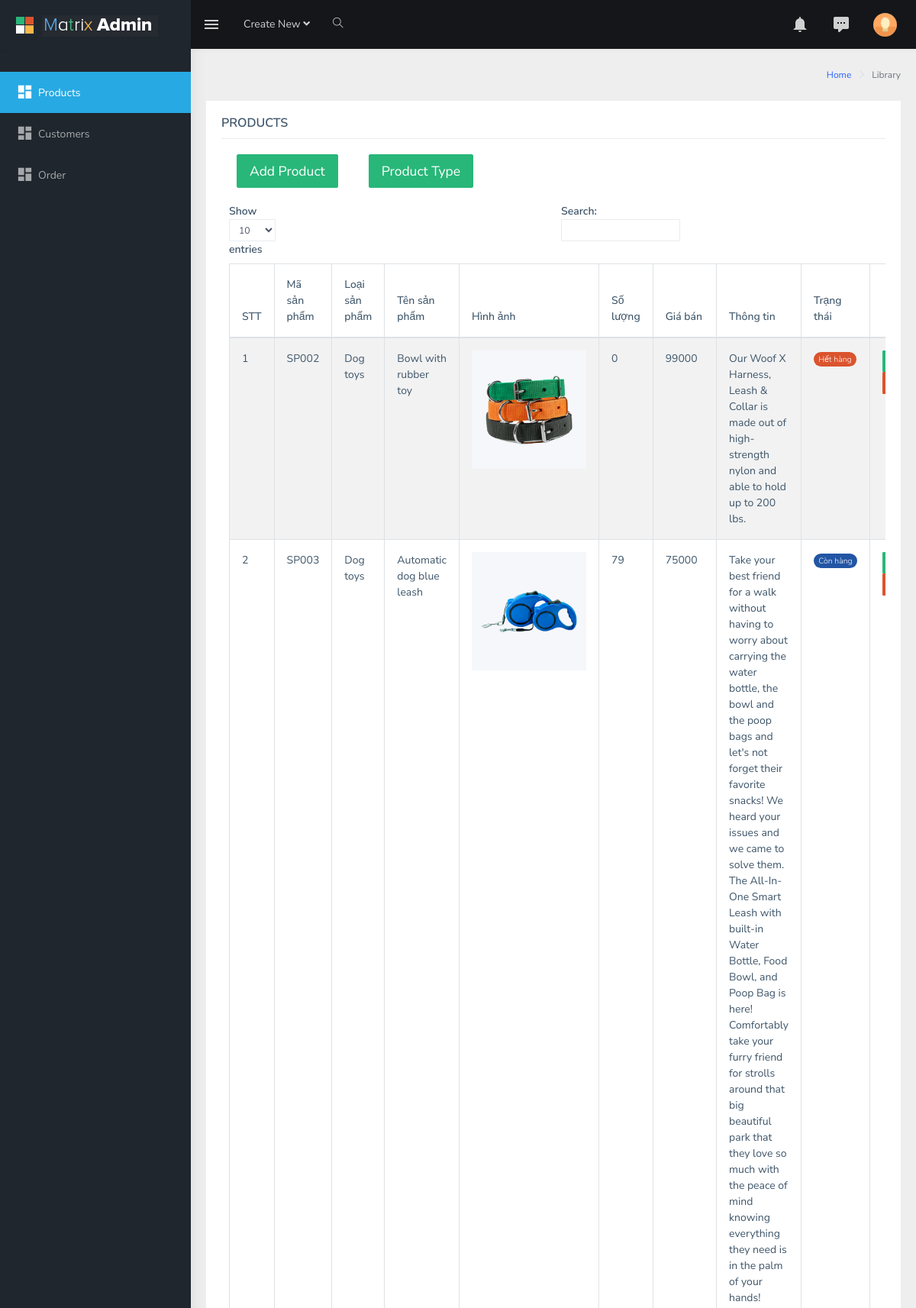
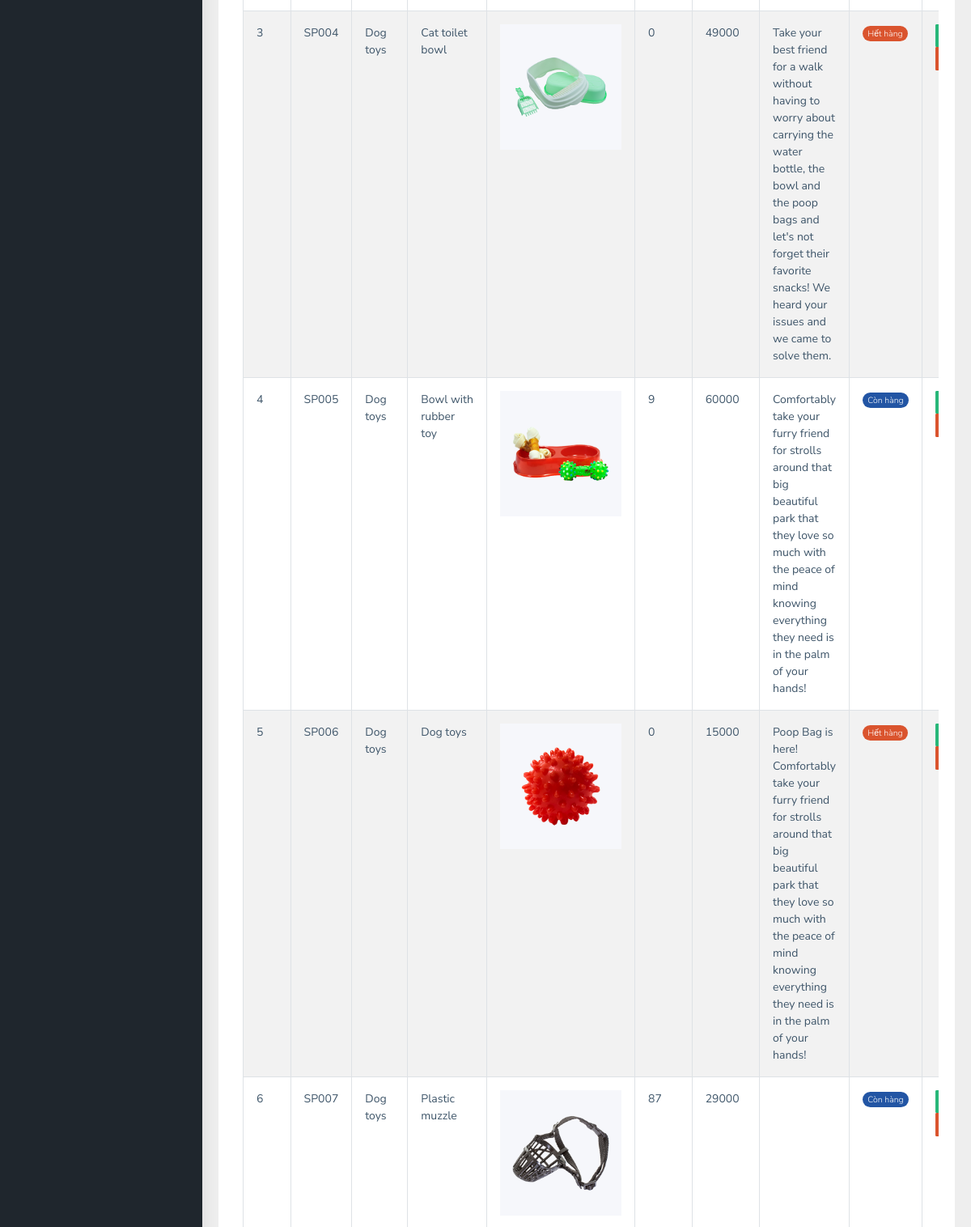
The app's page /admin/list_product.php (upper part) with its own data (2 pictures, top to bottom).
### tables this page shows
CREATE TABLE `san_pham` (
  `ma_sp` varchar(11) NOT NULL,
  `ma_loai_sp` varchar(11) NOT NULL,
  `ten_sp` varchar(50) NOT NULL,
  `hinh_anh` varchar(255) NOT NULL,
  `so_luong` int(11) DEFAULT 0,
  `gia_ban` int(11) DEFAULT 0,
  `thong_tin_them` varchar(500) NOT NULL,
  `trang_thai_sp` tinyint(2) NOT NULL DEFAULT 1
);

CREATE TABLE `loai_sp` (
  `ma_loai` varchar(11) NOT NULL,
  `ten_loai_sp` varchar(50) NOT NULL
);

### admin/controllers/c_product.php (called while the page is built, shortened)
<?php
include ("models/m_product.php");
class c_product{
    public function product() {
        $banner = new m_product();
        $product = $banner->select_product();
        include ("templates/layout.php");
    }
}
?>

### admin/list_product.php (called while the page is built)
<?php
include("controllers/c_product.php");
$product = new c_product();
$product->product();
?>

### admin/models/database.php (called while the page is built, shortened)
<?php
class database{
    protected $pdo = NULL;
    protected $sql = '';
    public function __construct() {
        try
        {
            $this->pdo = new PDO('mysql:host=localhost; dbname=shop_pet_php','root','');
            $this->pdo->query('set names "utf8"');
        }
        catch(PDOException $ex )
        {
            die($ex->getMessage());
        }
    }
    public function setQuery($sql) {
        $this->sql = $sql;
    }
    public function execute($options=array()) {
        $this->sta = $this->pdo->prepare($this->sql);
        $this->sta->execute();
        return $this->sta;
    }
    public function loadAllRows($options=array()) {
        if(!$options) {
            if(!$result = $this->execute())
                return false;
        }
        else {
            if(!$result = $this->execute($options))
                return false;
        }
        return $result->fetchAll(PDO::FETCH_OBJ);
    }
}
?>

### admin/models/m_product.php (called while the page is built, shortened)
<?php
require_once ("database.php");
class m_product extends database {
    public function select_product() {
        $sql = "select *
                from san_pham
                inner join loai_sp
                on san_pham.ma_loai_sp = loai_sp.ma_loai";
        return $this->loadAllRows();
    }
}
?>

### admin/views/product/v_product.php (the view, shortened to what this page needs)
<div class="page-wrapper">
    <div class="page-breadcrumb">
        <div class="row">
            <div class="col-12 d-flex no-block align-items-center">
                <div class="ml-auto text-right">
                    <nav aria-label="breadcrumb">
                        <ol class="breadcrumb">
                            <li class="breadcrumb-item"><a href="#">Home</a></li>
                            <li class="breadcrumb-item active" aria-current="page">Library</li>
                        </ol>
                    </nav>
                </div>
            </div>
        </div>
    </div>
    <div class="container-fluid">
        <div class="row">
            <div class="col-12">
                <div class="card">
                    <div class="card-body">
                        <h5 class="card-title">PRODUCTS</h5>
                        <div class="table-responsive">
                            <div class="border-top" style="display: flex;">
                                <div class="card-body" style="flex: 0;">
                                    <button type="button" class="btn btn-success btn-lg" onclick="window.location.href='add_product.php'">Add Product</button>
                                </div>
                                <div class="card-body" style="flex: 0;">
                                    <button type="button" class="btn btn-success btn-lg" onclick="window.location.href='type_product.php'">Product Type</button>
                                </div>
                            </div>
                            <table id="zero_config" class="table table-striped table-bordered">
                                <thead>
                                <tr>
                                    <th>STT</th>
                                    <th>Mã sản phẩm</th>
                                    <th>Loại sản phẩm</th>
                                    <th>Tên sản phẩm</th>
                                    <th>Hình ảnh</th>
                                    <th>Số lượng</th>
                                    <th>Giá bán</th>
                                    <th>Thông tin</th>
                                    <th>Trạng thái</th>
                                    <th></th>
                                </tr>
                                </thead>
                                <tbody>
                                <?php
                                    foreach ($product as $key=>$value) {
                                        if ($value->so_luong == 0) {
                                            $css_trang_thai =   "badge-danger";
                                        $text_trang_thai =  "Hết hàng";
                                        } else {
                                            $css_trang_thai =  "badge-info" ;
                                         $text_trang_thai =  "Còn hàng";
                                        }
                                 ?>
                                    <tr>
                                        <td><?php echo $key+1; ?></td>
                                        <td><?php echo $value->ma_sp ; ?></td>
                                        <td><?php echo $value->ten_loai_sp ; ?></td>
                                        <td><?php echo $value->ten_sp ; ?></td>
                                        <td> <img style="width: 150px;"  src = 'public/imageproduct/<?php echo$value->hinh_anh;?>'></td>
                                        <td><?php echo $value->so_luong ; ?></td>
                                        <td><?php echo $value->gia_ban ; ?></td>
                                        <td><?php echo $value->thong_tin_them ; ?></td>
                                        <td> <span class="badge badge-pill <?php echo $css_trang_thai;?>"><?php echo $text_trang_thai;?> </span></td>
                                        <td>
                                            <button type="button" class="btn btn-success btn-sm" onclick="window.location.href='edit_product.php?ma_sp=<?php echo $value->ma_sp;?>'">Edit</button>
                                            <button type="button" class="btn btn-danger btn-sm" onclick="window.location.href='delete_product.php?ma_sp=<?php echo $value->ma_sp;?>'">Delete</button>
                                        </td>
                                    </tr>
                                <?php } ?>
                                </tbody>
                            </table>
                        </div>
                    </div>
                </div>
            </div>
        </div>
    </div>
</div>

### records on screen
san_pham: ma_sp "SP002", ma_loai_sp.ten_loai_sp "Dog toys", ten_sp "Bowl with rubber toy", hinh_anh (picture), so_luong "0", gia_ban "99000", thong_tin_them "Our Woof X Harness, Leash & Collar is made out of high-strength nylon and able to hold up to 200 lbs.", so_luong "Hết hàng"
san_pham: ma_sp "SP003", ma_loai_sp.ten_loai_sp "Dog toys", ten_sp "Automatic dog blue leash", hinh_anh (picture), so_luong "79", gia_ban "75000", thong_tin_them "Take your best friend for a walk without having to worry about carrying the water bottle, the bowl and the poop bags and let's not forget their favorite snacks! We heard your issues and we came to solve them. The All-In-One Smart Leash with built-in Water Bottle, Food Bowl, and Poop Bag is here! Comfortably take your furry friend for strolls around that big beautiful park that they love so much with the peace of mind knowing everything they need is in the palm of your hands!", so_luong "Còn hàng"
san_pham: ma_sp "SP004", ma_loai_sp.ten_loai_sp "Dog toys", ten_sp "Cat toilet bowl", hinh_anh (picture), so_luong "0", gia_ban "49000", thong_tin_them "Take your best friend for a walk without having to worry about carrying the water bottle, the bowl and the poop bags and let's not forget their favorite snacks! We heard your issues and we came to solve them.", so_luong "Hết hàng"
san_pham: ma_sp "SP005", ma_loai_sp.ten_loai_sp "Dog toys", ten_sp "Bowl with rubber toy", hinh_anh (picture), so_luong "9", gia_ban "60000", thong_tin_them "Comfortably take your furry friend for strolls around that big beautiful park that they love so much with the peace of mind knowing everything they need is in the palm of your hands!", so_luong "Còn hàng"
san_pham: ma_sp "SP006", ma_loai_sp.ten_loai_sp "Dog toys", ten_sp "Dog toys", hinh_anh (picture), so_luong "0", gia_ban "15000", thong_tin_them "Poop Bag is here! Comfortably take your furry friend for strolls around that big beautiful park that they love so much with the peace of mind knowing everything they need is in the palm of your hands!", so_luong "Hết hàng"
san_pham: ma_sp "SP007", ma_loai_sp.ten_loai_sp "Dog toys", ten_sp "Plastic muzzle", hinh_anh (picture), so_luong "87", gia_ban "29000", so_luong "Còn hàng"
